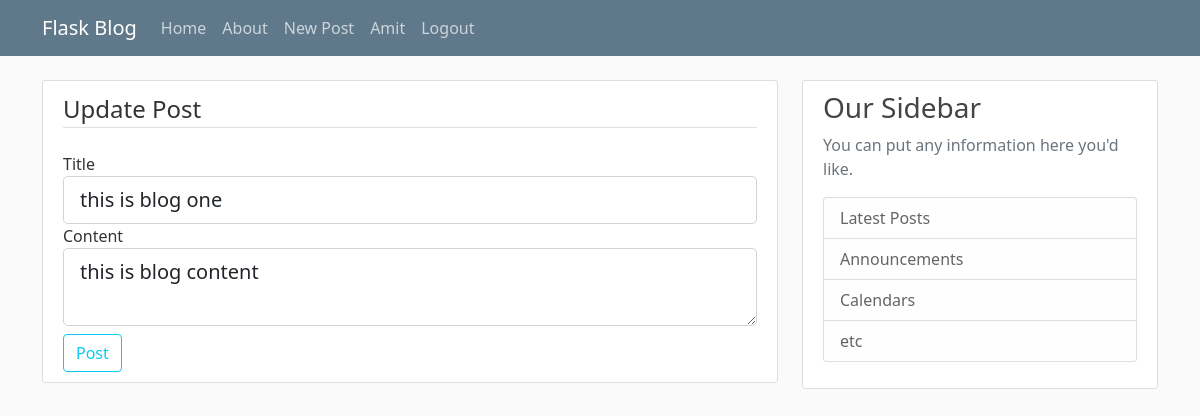
The app's page /update_post/1/update_post (signed in) with its own data.
### app/models.py (models this page shows, shortened)
class User(db.Model,UserMixin):
    id=db.Column(db.Integer,primary_key=True)
    username=db.Column(db.String(20),unique=True,nullable=False)
    email=db.Column(db.String(120),unique=True,nullable=False)
    image_file=db.Column(db.String(60),nullable=False,default='default.jpg')
    password=db.Column(db.String(60),nullable=False)
    posts=db.relationship('Post',backref='author',lazy=True)

class Post(db.Model):
    id=db.Column(db.Integer,primary_key=True)
    title=db.Column(db.String(100),nullable=False)
    post_image=db.Column(db.String(60),nullable=False,default='default_post.jpg')
    date_posted=db.Column(db.DateTime,nullable=False,default=datetime.utcnow())
    content=db.Column(db.Text,nullable=False)
    user_id=db.Column(db.Integer,db.ForeignKey('user.id'),nullable=False)
    def __repr__(self):
        return f"User('{self.title}','{self.date_posted}','{self.post_image}')"

### app/routes.py (the view)
@app.route('/update_post/<int:post_id>/update_post',methods=['GET','POST'])
@login_required
def update_post(post_id):
    post=Post.query.get_or_404(post_id)
    print(post,'this is post')
    if (post.author != current_user  ):
        abort(403)
    form=PostForm()
    if (form.validate_on_submit()):
        post.title=form.title.data
        post.content=form.content.data
        db.session.commit()
        flash("your post has been updated!",'success')
        return redirect(url_for('post',post_id=post.id))
    elif (request.method == 'GET'):
        form.title.data=post.title
        form.content.data=post.content
    return render_template('create_post.html',title='Update Post',form=form,legend='Update Post')

### app/forms.py
class PostForm(FlaskForm):
    title=StringField('Title',validators=[DataRequired()])
    content=TextAreaField('Content',validators=[DataRequired()])
    submit=SubmitField('Post')

### app/models.py (called while the page is built)
@login_manager.user_loader
def load_user(user_id):
    return User.query.get(int(user_id))

### app/templates/create_post.html (shortened to what this page needs)
{% extends "layout.html" %}
{% block content %}
<div class="content-section">
    <form action="" method="POST">
        <fieldset>
            <legend class='border-bottom mb-4'>{{ legend }}</legend>
            <div class="form-group">
                {{ form.title.label(class="form-control-label") }}
                {% if form.title.errors %}
                    {{ form.title(class="form-control form-control-lg is-invalid ") }}
                        <div class="invalid-feedback">
                            {% for error in form.title.errors %}
                                <span> {{ error }} </span>
                            {% endfor %}
                        </div>
                {% else %}
                    {{ form.title(class="form-control form-control-lg") }}
                {% endif %}
            </div>
            <div class="form-group">
                {{ form.content.label(class="form-control-label") }}
                {% if form.content.errors %}
                    {{ form.content(class="form-control form-control-lg is-invalid ") }}
                        <div class="invalid-feedback">
                            {% for error in form.content.errors %}
                                <span> {{ error }} </span>
                            {% endfor %}
                        </div>
                {% else %}
                    {{ form.content(class="form-control form-control-lg") }}
                {% endif %}
            </div>
        </fieldset>
        <div class="form-group mt-2">
            {{ form.submit(class="btn btn-outline-info") }}
        </div>
    </form>
</div>
{% endblock %}

### app/templates/layout.html (shortened to what this page needs)
<!DOCTYPE html>
<html lang="en">
<head>
    <link href="https://cdn.jsdelivr.net/npm/bootstrap@5.0.0-beta1/dist/css/bootstrap.min.css" rel="stylesheet">
    <link rel="stylesheet" href="{{url_for("static",filename='main.css')}}" >
</head>
<body>
    <header class="site-header">
        <nav class="navbar navbar-expand-md navbar-dark bg-steel fixed-top">
          <div class="container">
            <a class="navbar-brand mr-4" href="/">Flask Blog</a>
            <div class="collapse navbar-collapse" id="navbarToggle">
              <div class="navbar-nav mr-auto">
                <a class="nav-item nav-link" href="{{url_for("home")}}">Home</a>
                <a class="nav-item nav-link" href="{{url_for("about")}}">About</a>
              </div>
              <div class="navbar-nav">
                {% if current_user.is_authenticated %}
                  <a class="nav-item nav-link" href="{{url_for("new_post")}}">New Post</a>
                  <a class="nav-item nav-link" href="{{url_for("account")}}">{{ current_user.username }}</a>
                  <a class="nav-item nav-link" href="{{url_for("logout")}}">Logout</a>
                {% else %}
                  <a class="nav-item nav-link" href="{{url_for("login")}}">Login</a>
                  <a class="nav-item nav-link" href="{{url_for("register")}}">Register</a>
                {% endif %}
              </div>
            </div>
          </div>
        </nav>
      </header>
      <main role="main" class="container">
        <div class="row">
          <div class="col-md-8">
            {% block content %}{% endblock %}
          </div>
          <div class="col-md-4">
            <div class="content-section">
              <h3>Our Sidebar</h3>
              <p class='text-muted'>You can put any information here you'd like.
                <ul class="list-group">
                  <li class="list-group-item list-group-item-light">Latest Posts</li>
                  <li class="list-group-item list-group-item-light">Announcements</li>
                  <li class="list-group-item list-group-item-light">Calendars</li>
                  <li class="list-group-item list-group-item-light">etc</li>
                </ul>
              </p>
            </div>
          </div>
        </div>
      </main>
</body>
</html>

### app/static/main.css (style rules this page uses)
body { background: #fafafa; color: #333333; margin-top: 5rem; }
h1, h2, h3, h4, h5, h6 { color: #444444; }
.bg-steel { background-color: #5f788a; }
.site-header .navbar-nav .nav-link { color: #cbd5db; }
.content-section { background: #ffffff; padding: 10px 20px; border: 1px solid #dddddd; border-radius: 3px; margin-bottom: 20px; }

### records on screen
User: username "Amit"
Post: title "this is blog one", content "this is blog content"

### other values on screen
{{ legend }} "Update Post"
